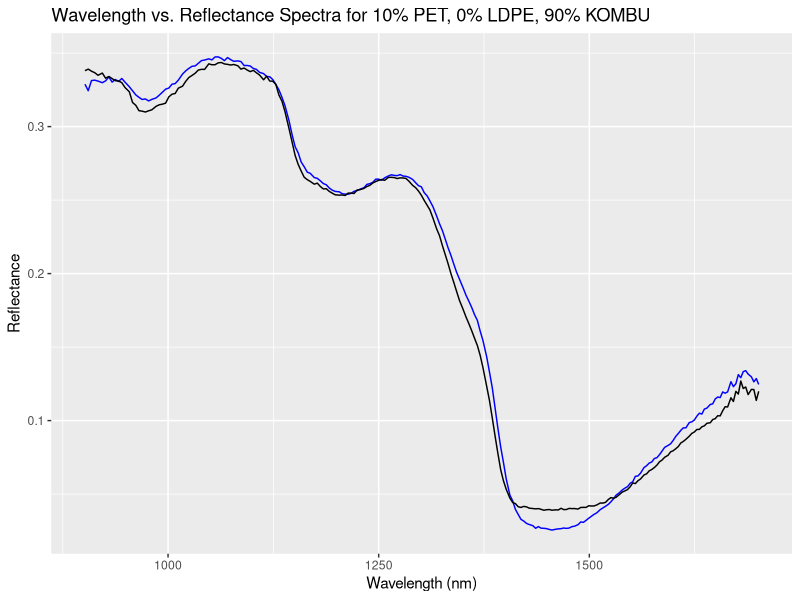

Source code (R):
# PACKAGES
require(deSolve)
require(reshape2)
require(ggplot2)

setwd("/Users/brandonpae/Desktop/ISEF_Code") #set working directory

# Load the full dataset of spectra data
# Nomenclature: First number is the percentage of PET, second number is the percentage of LDPE (in sample)

spectra0_0 <- read.csv("spectra0_0.csv")
spectra0_100 <- read.csv("spectra0_100.csv")
spectra15_0 <- read.csv("spectra15_0.csv")
spectra16_5 <- read.csv("spectra16_5.csv")
spectra75_25 <- read.csv("spectra75_25.csv")
spectra100_0 <- read.csv("spectra100_0.csv")

# test cases
test0_0 <- read.csv("test0_0.csv")
test0_100 <- read.csv("test0_100.csv")
test10_0 <- read.csv("test10_0.csv")
test28_7 <- read.csv("test28_7.csv")
test79_21 <- read.csv("test79_21.csv")
test100_0 <- read.csv("test100_0.csv")

#input all previously obtained spectra datasets into a list
spectra_values = list(spectra0_0, spectra0_100, spectra15_0, 
                      spectra16_5, spectra75_25, spectra100_0)

new_spectra = test10_0 #set the unknown spectra to test for

sum_of_squares <- function(new_data, stored_data) { #input the new and stored spectra data to compare
  
  #select from stored_data$Reflectance where the wavelength matches the wavelength in the new_data
  #sum of squares calculation (taking the difference in the functions for each wavelength and squaring it)
  deltas2 <- (stored_data$Reflectance[stored_data$Wavelength %in% new_data$Wavelength] - new_data$Reflectance)^2   
  
  SSQ <- sum(deltas2) #return the sum of squares
  
  return(SSQ)
}

#once we get the SSQ (sum of squares) value, we need to compare it with the SSQ values from
#the rest of the graphs and find the smallest value
least_squares <- function() {
  
  least_SSQ = 10^10 #start with a large SSQ value
  closest_spectra = spectra_values[1] #default spectra
  
  for(spectra in spectra_values) { #for each spectra dataset
    
    SSQ_value = sum_of_squares(new_spectra, spectra) #using the SSQ function to compare new graph to stored graphs
    
    if (SSQ_value < least_SSQ) { #if the graph is a closer fit
      least_SSQ = SSQ_value 
      closest_spectra = spectra #set this graph as the new closest spectra
    }
  }

  return(closest_spectra) #return the stored spectra graph that is the closest fit to the current test one
}
 
best_spectra = least_squares() #returns the closest spectra, from which we can determine the percent composition

#blue is the new data
#black is the stored data

plot = ggplot() +
  geom_line(data = new_spectra, aes(x = Wavelength, y = Reflectance), colour = "blue") + 
  geom_line(data = best_spectra, aes(x = Wavelength, y = Reflectance), colour = "black") + 
  xlab("Wavelength (nm)") +
  ylab("Reflectance") +
  labs(title = "Wavelength vs. Reflectance Spectra for 10% PET, 0% LDPE, 90% KOMBU") + #add a title
  labs(color = "Compartments") +
  theme(legend.position = "bottom")

plot
